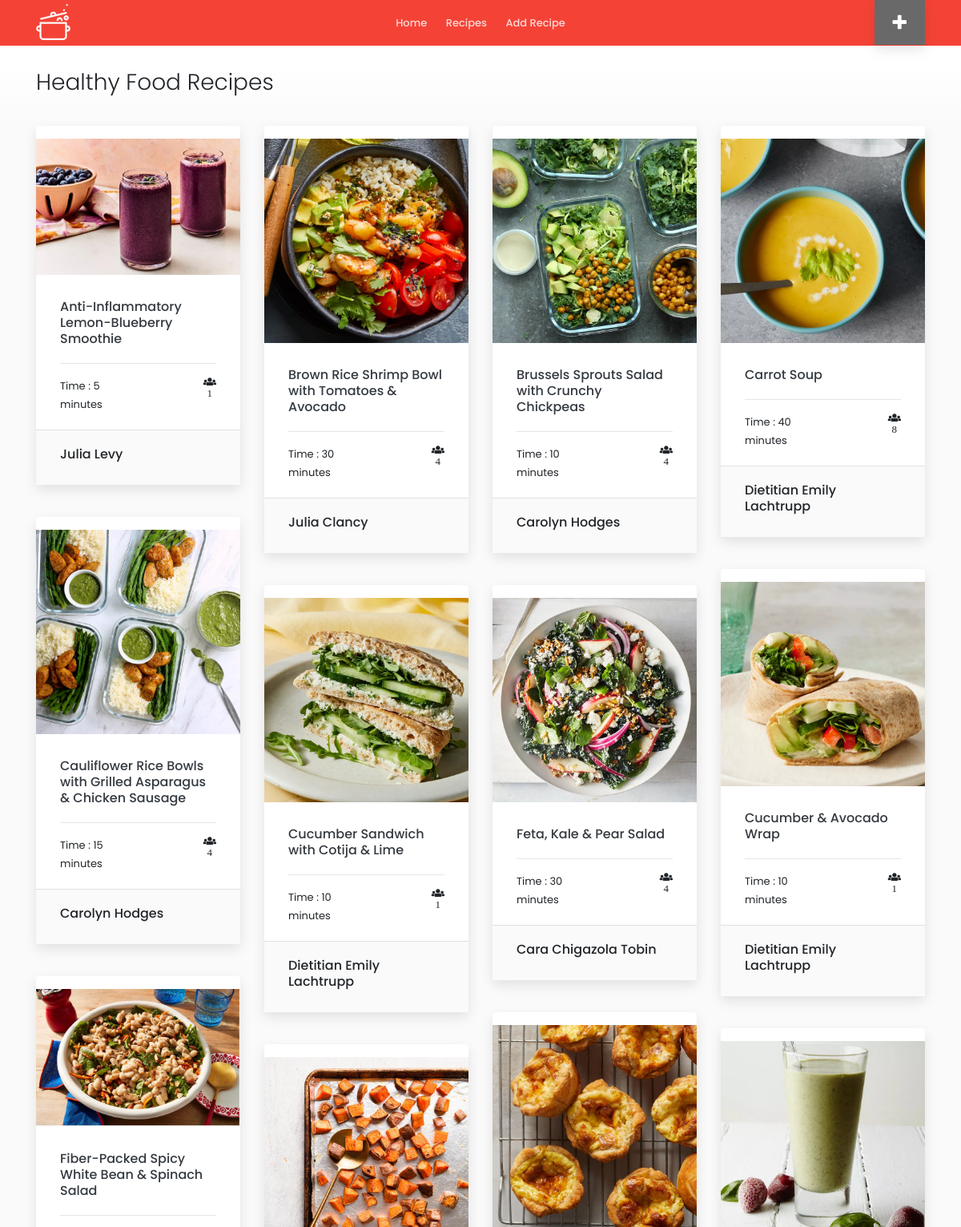
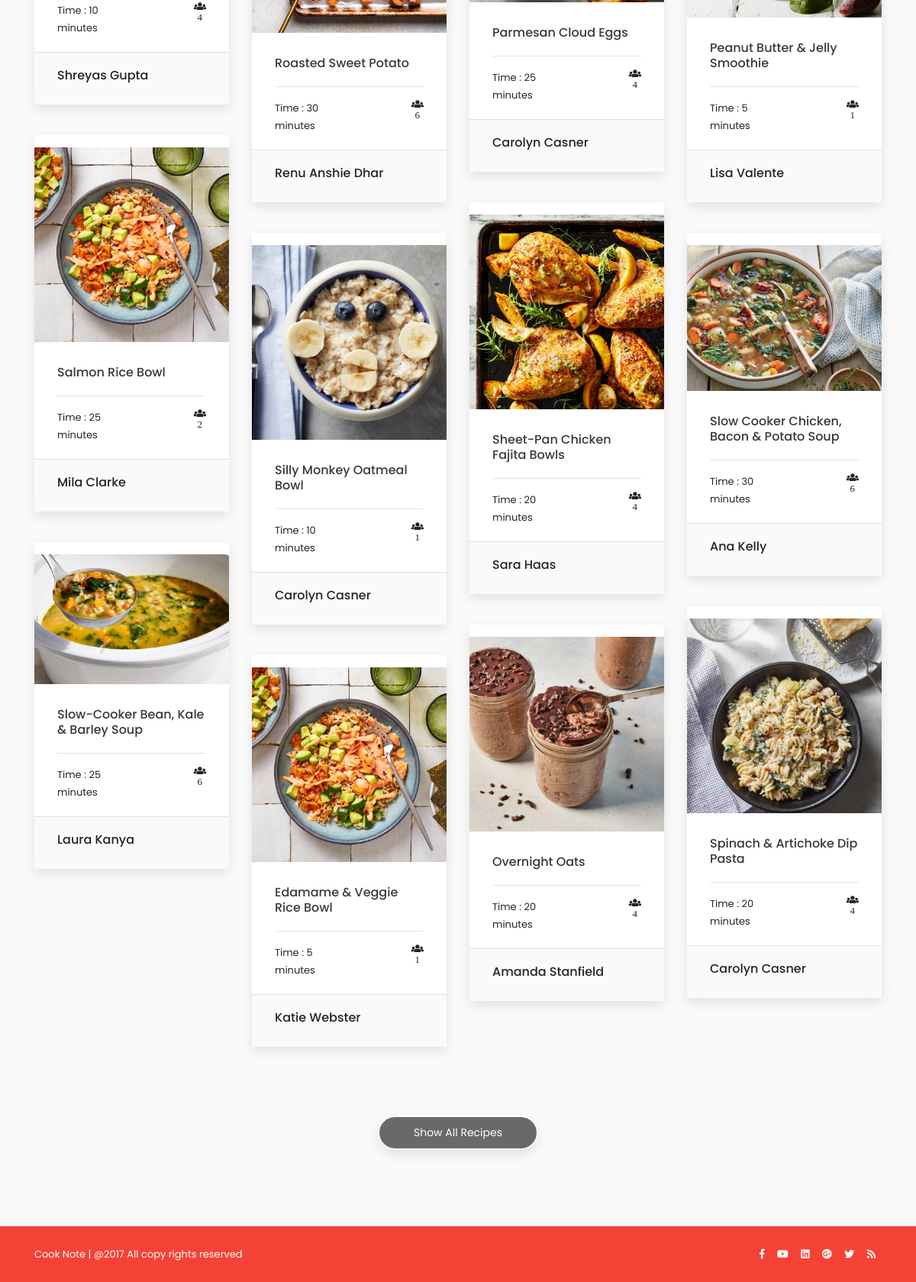
The app's page /h/ with its own data (2 pictures, top to bottom).
### myrecipe/models.py (models this page shows, shortened)
class fooddetails(models.Model):
	verbose_name_plural = "Food Details"
	Recipe_Name = models.CharField(max_length = 100)
	Ingredients = models.TextField()
	Cooking_process = models.TextField()
	about_recipe = models.TextField()
	origin = models.TextField()
	servings = models.IntegerField()
	Cooking_time = models.CharField(max_length = 100)
	author_Name = models.CharField(max_length = 100)
	class category_choice(models.TextChoices):
		Healthy_food = "Healthy_food"
		Chicken = "Chicken"
		Egg = "Egg"
		Veg_Recipe = "Veg_Recipe"
	Category = models.CharField(max_length = 50,choices = category_choice.choices,default = category_choice.Healthy_food)
	Recipe_image = models.ImageField(upload_to = 'static/recipe_img')

### myrecipe/views.py (the view)
# urls.py: path('h/', recipe3, name='h_page'),
def recipe3(request):
	list_of_recipes = fooddetails.objects.all().values()
	egg_recipes = fooddetails.objects.filter(Category='Healthy_food')
	return render(request, 'Healthy.html', {
				'name': fooddetails.objects.all().values()[0]['Recipe_Name'],
				'list_of': egg_recipes
				})

### template/Healthy.html (shortened to what this page needs)
<!DOCTYPE html>
<html lang="en-US">
	{% load static %}
	<head>
		<link rel="stylesheet" href="{% static 'assets/css/animate.css' %}" />
		<link href="{% static 'assets/css/owl.carousel.css' %}" rel="stylesheet">
		<link href="{% static 'assets/css/owl.theme.css' %}" rel="stylesheet">
		<link rel="stylesheet" href="{% static 'assets/css/bootstrap.min.css' %}">
		<link rel="stylesheet" href="{% static 'assets/css/hover-min.css' %}">
		<link rel="stylesheet" href="{% static 'assets/css/flag-icon.min.css' %}">
		<link rel="stylesheet" href="{% static 'assets/css/style.css' %}">
		<link rel="stylesheet" href="{% static 'assets/css/colors/main.css'%}">
		<link rel="stylesheet" href="{% static 'assets/css/elegant_icon.css'%}">
		<link rel="stylesheet" href="{% static 'assets/css/fontawesome-all.min.css' %}">
	</head>
<body>
	<header class="background-main-color">
		<div class="container">
			<div class="header-output">
				<div class="header-in">
					<div class="row">
						<div class="col-lg-2 col-md-12">
							<a id="logo"  class="d-inline-block margin-tb-5px"><img src="{% static 'assets/img/logo-small.png' %}" alt=""></a>
						</div>
						<div class="col-lg-8 col-md-12 position-inherit" >
							<ul id="menu-main" class="white-link dropdown-dark text-lg-center nav-menu link-padding-tb-17px">
								<li class="has-dropdown"><a href="{% url 'home' %}">Home</a>
								</li>
								<li class="has-dropdown"><a href="#">Recipes</a>
								</li>
								<li class="has-dropdown"><a href="{% url 'add_recipe' %}">Add Recipe</a></li>
							</ul>
						</div>
						<div class="col-lg-2 col-md-16 d-none d-lg-block" >
							<a href="{% url 'add_recipe' %}" class="text-white ba-2 box-shadow float-right padding-lr-23px padding-tb-15px text-extra-large"><i class="fas fa-plus"></i></a>
						</div>
					</div>
				</div>
			</div>
		</div>
	</header>
	<div id="page-title" class="padding-tb-30px gradient-white">
		<div class="container text-left">
			<h1 class="font-weight-300">Healthy Food Recipes</h1>
		</div>
	</div>
	<div class="container margin-bottom-100px">
		<div class="recipes-masonry row">
			{% for name in list_of %}
			<div class="col-xl-3 col-lg-4 col-md-6 recipe-item margin-bottom-40px">
				<div class="card border-0 box-shadow">
				<div class="card-img-top"><a href="/h_detail/{{name.Recipe_Name}}"><img src="/{{name.Recipe_image}}"></a></div>
					<div class="padding-lr-30px padding-tb-20px">
						<h5 class="margin-bottom-20px margin-top-10px"><a class="text-dark" href="#">{{name.Recipe_Name}}</a></h5>
						<hr>
						<div class="row no-gutters">
							<div class="col-4 text-left">Time : {{name.Cooking_time}}</div>
							<div class="col-8 text-right"><i class="fas fa-users"><h6 style="margin-right: 5px;">{{name.servings}}</h6></i></div>
						</div>
					</div>
					<div class="background-light-grey border-top-1 border-grey padding-lr-30px padding-tb-20px">
						<div><h5>{{name.author_Name}}</h5></div>
					</div>
				</div>
			</div>
            {% endfor %}
		</div>
		<div class="text-center">
			<a href="#" class="btn box-shadow margin-top-50px padding-tb-10px btn-sm border-2 border-radius-30 btn-inline-block width-210px background-second-color text-white">Show All Recipes</a>
		</div>
	</div>
	<div class="padding-tb-10px background-main-color">
		<div class="container">
			<div class="row">
				<div class="col-md-6">
					<div class="text-white margin-tb-15px text-center text-lg-left">
						Cook Note | @2017 All copy rights reserved
					</div>
				</div>
				<div class="col-md-6">
					<ul class="list-inline text-lg-right text-center margin-lr-0px margin-tb-15px text-white">
						<li class="list-inline-item margin-lr-8px"><a class="facebook" href="#"><i class="fab fa-facebook-f"></i></a></li>
						<li class="list-inline-item margin-lr-8px"><a class="facebook" href="#"><i class="fab fa-youtube"></i></a></li>
						<li class="list-inline-item margin-lr-8px"><a class="facebook" href="#"><i class="fab fa-linkedin"></i></a></li>
						<li class="list-inline-item margin-lr-8px"><a class="facebook" href="#"><i class="fab fa-google-plus"></i></a></li>
						<li class="list-inline-item margin-lr-8px"><a class="facebook" href="#"><i class="fab fa-twitter"></i></a></li>
						<li class="list-inline-item margin-lr-8px"><a class="rss" href="#"><i class="fa fa-rss" aria-hidden="true"></i></a></li>
					</ul>
				</div>
			</div>
		</div>
	</div>
</body>
</html>

### static/assets/css/colors/main.css (style rules this page uses)
.ba-2 { background-color: #6a6969; }
.background-main-color { background-color: #f44336; }
.background-second-color { background-color: #6a6969; }

### records on screen
fooddetails: Recipe_image (picture), Recipe_Name "Anti-Inflammatory Lemon-Blueberry Smoothie", Cooking_time "5 minutes", servings "1", author_Name "Julia Levy"
fooddetails: Recipe_image (picture), Recipe_Name "Brown Rice Shrimp Bowl with Tomatoes & Avocado", Cooking_time "30 minutes", servings "4", author_Name "Julia Clancy"
fooddetails: Recipe_image (picture), Recipe_Name "Brussels Sprouts Salad with Crunchy Chickpeas", Cooking_time "10 minutes", servings "4", author_Name "Carolyn Hodges"
fooddetails: Recipe_image (picture), Recipe_Name "Carrot Soup", Cooking_time "40 minutes", servings "8", author_Name "Dietitian Emily Lachtrupp"
fooddetails: Recipe_image (picture), Recipe_Name "Cauliflower Rice Bowls with Grilled Asparagus & Chicken Sausage", Cooking_time "15 minutes", servings "4", author_Name "Carolyn Hodges"
fooddetails: Recipe_image (picture), Recipe_Name "Cucumber & Avocado Wrap", Cooking_time "10 minutes", servings "1", author_Name "Dietitian Emily Lachtrupp"
fooddetails: Recipe_image (picture), Recipe_Name "Cucumber Sandwich with Cotija & Lime", Cooking_time "10 minutes", servings "1", author_Name "Dietitian Emily Lachtrupp"
fooddetails: Recipe_image (picture), Recipe_Name "Feta, Kale & Pear Salad", Cooking_time "30 minutes", servings "4", author_Name "Cara Chigazola Tobin"
fooddetails: Recipe_image (picture), Recipe_Name "Fiber-Packed Spicy White Bean & Spinach Salad", Cooking_time "10 minutes", servings "4", author_Name "Shreyas Gupta"
fooddetails: Recipe_image (picture), Recipe_Name "Parmesan Cloud Eggs", Cooking_time "25 minutes", servings "4", author_Name "Carolyn Casner"
fooddetails: Recipe_image (picture), Recipe_Name "Peanut Butter & Jelly Smoothie", Cooking_time "5 minutes", servings "1", author_Name "Lisa Valente"
fooddetails: Recipe_image (picture), Recipe_Name "Roasted Sweet Potato", Cooking_time "30 minutes", servings "6", author_Name "Renu Anshie Dhar"
fooddetails: Recipe_image (picture), Recipe_Name "Salmon Rice Bowl", Cooking_time "25 minutes", servings "2", author_Name "Mila Clarke"
fooddetails: Recipe_image (picture), Recipe_Name "Sheet-Pan Chicken Fajita Bowls", Cooking_time "20 minutes", servings "4", author_Name "Sara Haas"
fooddetails: Recipe_image (picture), Recipe_Name "Silly Monkey Oatmeal Bowl", Cooking_time "10 minutes", servings "1", author_Name "Carolyn Casner"
fooddetails: Recipe_image (picture), Recipe_Name "Slow Cooker Chicken, Bacon & Potato Soup", Cooking_time "30 minutes", servings "6", author_Name "Ana Kelly"
fooddetails: Recipe_image (picture), Recipe_Name "Slow-Cooker Bean, Kale & Barley Soup", Cooking_time "25 minutes", servings "6", author_Name "Laura Kanya"
fooddetails: Recipe_image (picture), Recipe_Name "Spinach & Artichoke Dip Pasta", Cooking_time "20 minutes", servings "4", author_Name "Carolyn Casner"
fooddetails: Recipe_image (picture), Recipe_Name "Overnight Oats", Cooking_time "20 minutes", servings "4", author_Name "Amanda Stanfield"
fooddetails: Recipe_image (picture), Recipe_Name "Edamame & Veggie Rice Bowl", Cooking_time "5 minutes", servings "1", author_Name "Katie Webster"
